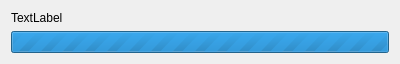
<ui version="4.0" >
 <class>ControlProgressIndicator</class>
 <widget class="QWidget" name="ControlProgressIndicator" >
  <property name="geometry" >
   <rect>
    <x>0</x>
    <y>0</y>
    <width>400</width>
    <height>52</height>
   </rect>
  </property>
  <property name="windowTitle" >
   <string>Form</string>
  </property>
  <layout class="QVBoxLayout" name="verticalLayout" >
   <item>
    <widget class="QLabel" name="statusLabel" >
     <property name="text" >
      <string>TextLabel</string>
     </property>
    </widget>
   </item>
   <item>
    <widget class="QProgressBar" name="progressBar" >
     <property name="maximum" >
      <number>0</number>
     </property>
     <property name="value" >
      <number>775</number>
     </property>
     <property name="textVisible" >
      <bool>false</bool>
     </property>
    </widget>
   </item>
  </layout>
 </widget>
 <resources/>
 <connections/>
</ui>
